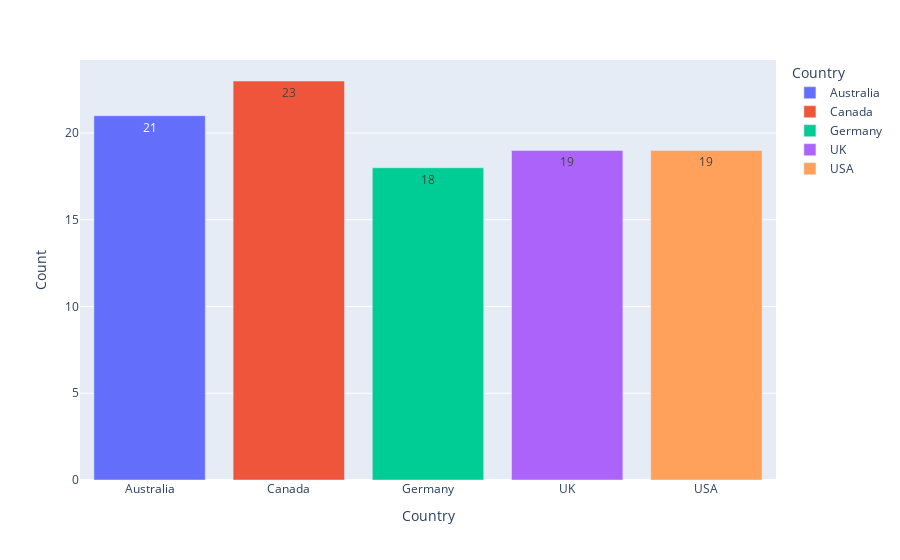

The notebook cell saved with this chart:
### Code cell
px.bar(data, x="Country", y="Count", color="Country", text="Count")

### Figure 1 — Plotly figure (JSON) as saved in the notebook; plotly's stock layout.template omitted (floating-point values rounded to 4 significant figures)
{"data": [{"alignmentgroup": "True", "hovertemplate": "Country=%{x}<br>Count=%{text}<extra></extra>", "legendgroup": "Australia", "marker": {"color": "#636efa", "pattern": {"shape": ""}}, "name": "Australia", "offsetgroup": "Australia", "orientation": "v", "showlegend": true, "text": [21], "textposition": "auto", "type": "bar", "x": ["Australia"], "xaxis": "x", "y": [21], "yaxis": "y"}, {"alignmentgroup": "True", "hovertemplate": "Country=%{x}<br>Count=%{text}<extra></extra>", "legendgroup": "Canada", "marker": {"color": "#EF553B", "pattern": {"shape": ""}}, "name": "Canada", "offsetgroup": "Canada", "orientation": "v", "showlegend": true, "text": [23], "textposition": "auto", "type": "bar", "x": ["Canada"], "xaxis": "x", "y": [23], "yaxis": "y"}, {"alignmentgroup": "True", "hovertemplate": "Country=%{x}<br>Count=%{text}<extra></extra>", "legendgroup": "Germany", "marker": {"color": "#00cc96", "pattern": {"shape": ""}}, "name": "Germany", "offsetgroup": "Germany", "orientation": "v", "showlegend": true, "text": [18], "textposition": "auto", "type": "bar", "x": ["Germany"], "xaxis": "x", "y": [18], "yaxis": "y"}, {"alignmentgroup": "True", "hovertemplate": "Country=%{x}<br>Count=%{text}<extra></extra>", "legendgroup": "UK", "marker": {"color": "#ab63fa", "pattern": {"shape": ""}}, "name": "UK", "offsetgroup": "UK", "orientation": "v", "showlegend": true, "text": [19], "textposition": "auto", "type": "bar", "x": ["UK"], "xaxis": "x", "y": [19], "yaxis": "y"}, {"alignmentgroup": "True", "hovertemplate": "Country=%{x}<br>Count=%{text}<extra></extra>", "legendgroup": "USA", "marker": {"color": "#FFA15A", "pattern": {"shape": ""}}, "name": "USA", "offsetgroup": "USA", "orientation": "v", "showlegend": true, "text": [19], "textposition": "auto", "type": "bar", "x": ["USA"], "xaxis": "x", "y": [19], "yaxis": "y"}], "layout": {"barmode": "relative", "legend": {"title": {"text": "Country"}, "tracegroupgap": 0}, "margin": {"t": 60}, "xaxis": {"anchor": "y", "categoryarray": ["Australia", "Canada", "Germany", "UK", "USA"], "categoryorder": "array", "domain": [0, 1], "title": {"text": "Country"}}, "yaxis": {"anchor": "x", "domain": [0, 1], "title": {"text": "Count"}}}}
